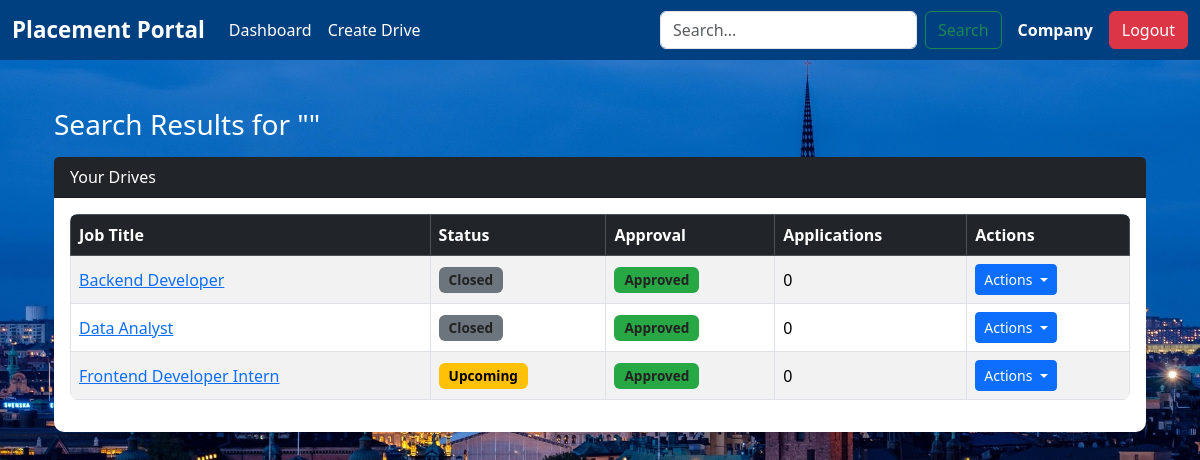
Page /search (signed in) on the committed database.
### models/models.py (models this page shows, shortened)
class PlacementDrive(db.Model):
    __tablename__ = 'placement_drives'
    id = db.Column(db.Integer, primary_key=True)
    company_id = db.Column(db.Integer, db.ForeignKey('companies.id', ondelete='CASCADE'), nullable=False)
    job_title = db.Column(db.String(150), nullable=False)
    job_description = db.Column(db.Text, nullable=True)
    eligibility_criteria = db.Column(db.String(200), nullable=True)
    application_deadline = db.Column(db.DateTime, nullable=False)
    salary_range = db.Column(db.String(100), nullable=True)
    required_skills = db.Column(db.String(200), nullable=True)
    experience_required = db.Column(db.String(100), nullable=True)
    status = db.Column(db.Enum(Drivestatus), default=Drivestatus.UPCOMING, nullable=False)
    approval_status = db.Column(db.Enum(Approvalstatus), default=Approvalstatus.PENDING, nullable=False)
    applications = db.relationship('Application', backref='drive', lazy=True, cascade="all, delete-orphan")
    approval_status = db.Column(db.Enum(Approvalstatus), default=Approvalstatus.PENDING)

### app.py (the view, shortened to what this page needs)
@app.route("/search")
def search():
    if 'user_id' not in session or 'user_role' not in session:
        return redirect(url_for('login'))
    query = request.args.get('q', '').strip()
    role = session.get('user_role')
    if role == "admin":
        if not query:
            return render_template(
                "admin/search_results.html",
                students=[],
                companies=[],
                query=query
            )
        students = Student.query.filter(
            (Student.name.ilike(f'%{query}%')) |
            (Student.email.ilike(f'%{query}%')) |
            (Student.phone.ilike(f'%{query}%'))
        ).all()
        companies = Company.query.filter(
            (Company.company_name.ilike(f'%{query}%')) |
            (Company.email.ilike(f'%{query}%')) |
            (Company.website.ilike(f'%{query}%')) |
            (Company.hr_contact.ilike(f'%{query}%'))
        ).all()
        return render_template(
            "admin/search_results.html",
            students=students,
            companies=companies,
            query=query
        )
    elif role == "company":
        company_id = session.get('user_id')
    if not query:
        drives = PlacementDrive.query.filter_by(company_id=company_id).all()
    else:
        drives = PlacementDrive.query.filter(
            PlacementDrive.company_id == company_id,
            PlacementDrive.job_title.ilike(f"%{query}%")
        ).all()
    return render_template(
        "company/search_company.html",
        drives=drives,
        query=query,
        Drivestatus=Drivestatus
    )
    return redirect(url_for('login'))

### templates/company/search_company.html (shortened to what this page needs)
{% extends "index.html" %}
{% block content %}
<div class="container mt-4">
    <h3 class="text-white mb-3">Search Results for "{{ query }}"</h3>
    <div class="card shadow-sm border-0">
        <div class="card-header bg-dark text-white">
            Your Drives
        </div>
        <div class="card-body table-responsive">
            <table class="table table-bordered table-striped table-hover align-middle">
                <thead class="table-dark">
                    <tr>
                        <th>Job Title</th>
                        <th>Status</th>
                        <th>Approval</th>
                        <th>Applications</th>
                        <th>Actions</th>
                    </tr>
                </thead>
                <tbody>
                    {% if drives %}
                        {% for drive in drives %}
                        <tr>
                            <td>
                                <a href="#" data-bs-toggle="modal" data-bs-target="#driveModal{{ drive.id }}">
                                    {{ drive.job_title }}
                                </a>
                            </td>
                            <td>
                                {% if drive.status == Drivestatus.UPCOMING %}
                                    <span class="badge bg-warning text-dark">Upcoming</span>
                                {% elif drive.status == Drivestatus.ONGOING %}
                                    <span class="badge bg-success">Active</span>
                                {% elif drive.status == Drivestatus.COMPLETED %}
                                    <span class="badge bg-secondary">Closed</span>
                                {% endif %}
                            </td>
                            <td>
                                {% if drive.approval_status.name == "APPROVED" %}
                                    <span class="badge bg-success">Approved</span>
                                {% elif drive.approval_status.name == "PENDING" %}
                                    <span class="badge bg-warning text-dark">Pending</span>
                                {% elif drive.approval_status.name == "REJECTED" %}
                                    <span class="badge bg-danger">Rejected</span>
                                {% elif drive.approval_status.name == "BLACKLISTED" %}
                                    <span class="badge bg-dark">Blacklisted</span>
                                {% endif %}
                            </td>
                            <td>{{ drive.applications|length }}</td>
                            <td>
                                <div class="dropdown">
                                    <button class="btn btn-sm btn-primary dropdown-toggle" type="button" data-bs-toggle="dropdown">
                                        Actions
                                    </button>
                                </div>
                            </td>
                        </tr>
                        {% endfor %}
                    {% else %}
                        <tr>
                            <td colspan="5" class="text-center text-muted">
                                No matching drives found.
                            </td>
                        </tr>
                    {% endif %}
                </tbody>
            </table>
        </div>
    </div>
</div>
{% endblock %}

### static/css/dashboard.css (style rules this page uses)
body { font-family: 'Segoe UI', Arial, sans-serif; background-color: #f8f9fa; color: #333; }
.card { border-radius: 10px; }
.table { border-radius: 8px; overflow: hidden; }
.table thead { background-color: #004080; color: #fff; }
.badge { font-size: 0.85rem; padding: 6px 10px; }
.badge.bg-success { background-color: #28a745 !important; }
.badge.bg-warning { background-color: #ffc107 !important; color: #000 !important; }
.badge.bg-secondary { background-color: #6c757d !important; }
body { background: url("/static/skyline1.jpg") no-repeat center center fixed; background-size: cover; }
h2, h3, h4, h5 { color: #ffffff !important; }
.card p, .card span, .card small { color: #222 !important; }

### rows in the picture
PlacementDrive: job_title "Backend Developer", status "Closed", approval_status "Approved", applications|length "0"
PlacementDrive: job_title "Data Analyst", status "Closed", approval_status "Approved", applications|length "0"
PlacementDrive: job_title "Frontend Developer Intern", status "Upcoming", approval_status "Approved", applications|length "0"

### other values in the picture
{{ session.get('user_role') | capitalize }} "Company"
